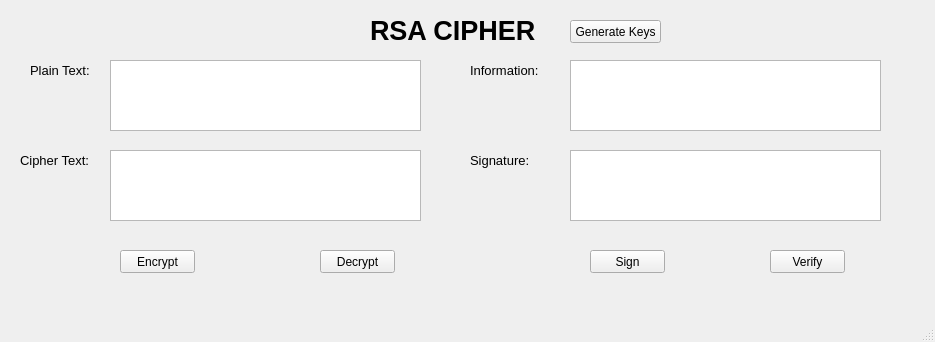
<?xml version="1.0" encoding="UTF-8"?>
<ui version="4.0">
 <class>MainWindow</class>
 <widget class="QMainWindow" name="MainWindow">
  <property name="geometry">
   <rect>
    <x>0</x>
    <y>0</y>
    <width>935</width>
    <height>342</height>
   </rect>
  </property>
  <property name="windowTitle">
   <string>RSA Cipher</string>
  </property>
  <widget class="QWidget" name="centralwidget">
   <widget class="QLabel" name="label">
    <property name="geometry">
     <rect>
      <x>370</x>
      <y>10</y>
      <width>171</width>
      <height>41</height>
     </rect>
    </property>
    <property name="font">
     <font>
      <pointsize>20</pointsize>
      <weight>75</weight>
      <bold>true</bold>
     </font>
    </property>
    <property name="text">
     <string>RSA CIPHER</string>
    </property>
   </widget>
   <widget class="QLabel" name="label_2">
    <property name="geometry">
     <rect>
      <x>30</x>
      <y>60</y>
      <width>61</width>
      <height>21</height>
     </rect>
    </property>
    <property name="font">
     <font>
      <pointsize>10</pointsize>
     </font>
    </property>
    <property name="text">
     <string>Plain Text:</string>
    </property>
   </widget>
   <widget class="QTextEdit" name="txt_plain_text">
    <property name="geometry">
     <rect>
      <x>110</x>
      <y>60</y>
      <width>311</width>
      <height>71</height>
     </rect>
    </property>
   </widget>
   <widget class="QTextEdit" name="txt_cipher_text">
    <property name="geometry">
     <rect>
      <x>110</x>
      <y>150</y>
      <width>311</width>
      <height>71</height>
     </rect>
    </property>
   </widget>
   <widget class="QLabel" name="label_3">
    <property name="geometry">
     <rect>
      <x>20</x>
      <y>150</y>
      <width>81</width>
      <height>21</height>
     </rect>
    </property>
    <property name="font">
     <font>
      <pointsize>10</pointsize>
     </font>
    </property>
    <property name="text">
     <string>Cipher Text:</string>
    </property>
   </widget>
   <widget class="QLabel" name="label_4">
    <property name="geometry">
     <rect>
      <x>470</x>
      <y>60</y>
      <width>81</width>
      <height>21</height>
     </rect>
    </property>
    <property name="font">
     <font>
      <pointsize>10</pointsize>
     </font>
    </property>
    <property name="text">
     <string>Information:</string>
    </property>
   </widget>
   <widget class="QTextEdit" name="txt_information">
    <property name="geometry">
     <rect>
      <x>570</x>
      <y>60</y>
      <width>311</width>
      <height>71</height>
     </rect>
    </property>
   </widget>
   <widget class="QLabel" name="label_5">
    <property name="geometry">
     <rect>
      <x>470</x>
      <y>150</y>
      <width>81</width>
      <height>21</height>
     </rect>
    </property>
    <property name="font">
     <font>
      <pointsize>10</pointsize>
     </font>
    </property>
    <property name="text">
     <string>Signature:</string>
    </property>
   </widget>
   <widget class="QTextEdit" name="txt_signature">
    <property name="geometry">
     <rect>
      <x>570</x>
      <y>150</y>
      <width>311</width>
      <height>71</height>
     </rect>
    </property>
   </widget>
   <widget class="QPushButton" name="btn_encrypt">
    <property name="geometry">
     <rect>
      <x>120</x>
      <y>250</y>
      <width>75</width>
      <height>23</height>
     </rect>
    </property>
    <property name="text">
     <string>Encrypt</string>
    </property>
   </widget>
   <widget class="QPushButton" name="btn_decrypt">
    <property name="geometry">
     <rect>
      <x>320</x>
      <y>250</y>
      <width>75</width>
      <height>23</height>
     </rect>
    </property>
    <property name="text">
     <string>Decrypt</string>
    </property>
   </widget>
   <widget class="QPushButton" name="btn_sign">
    <property name="geometry">
     <rect>
      <x>590</x>
      <y>250</y>
      <width>75</width>
      <height>23</height>
     </rect>
    </property>
    <property name="text">
     <string>Sign</string>
    </property>
   </widget>
   <widget class="QPushButton" name="btn_verify">
    <property name="geometry">
     <rect>
      <x>770</x>
      <y>250</y>
      <width>75</width>
      <height>23</height>
     </rect>
    </property>
    <property name="text">
     <string>Verify</string>
    </property>
   </widget>
   <widget class="QPushButton" name="btn_generate_keys">
    <property name="geometry">
     <rect>
      <x>570</x>
      <y>20</y>
      <width>91</width>
      <height>23</height>
     </rect>
    </property>
    <property name="text">
     <string>Generate Keys</string>
    </property>
   </widget>
  </widget>
  <widget class="QMenuBar" name="menubar">
   <property name="geometry">
    <rect>
     <x>0</x>
     <y>0</y>
     <width>935</width>
     <height>21</height>
    </rect>
   </property>
  </widget>
  <widget class="QStatusBar" name="statusbar"/>
 </widget>
 <resources/>
 <connections/>
</ui>
